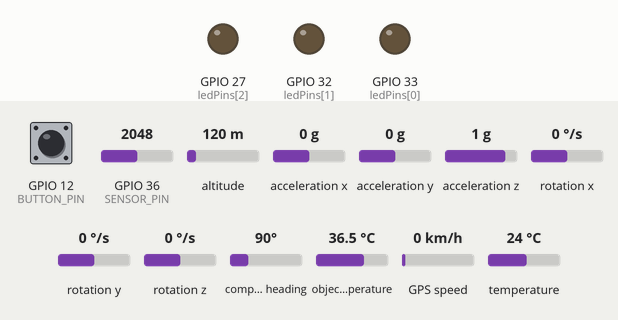
The sketch below on a simulated ESP32. On the bench: output pins drawn as LEDs (lit = HIGH). Dashed ring = blinking. The test bench sets the inputs (shaded band); at power-on: GPIO 12 (BUTTON_PIN) HIGH, GPIO 36 (SENSOR_PIN) = 2048, altitude 120 m, acceleration x 0 g, acceleration y 0 g, acceleration z 1 g, rotation x 0 °/s, rotation y 0 °/s, rotation z 0 °/s, compass heading 90°, object temperature 36.5 °C, GPS speed 0 km/h, temperature 24 °C. Storage starts empty; random numbers use the default seed unless the sketch sets one; the GPS gets a fix after 3 s at 37.7749, -122.4194 with 8 satellites; what the sketch prints to the serial monitor is not drawn.

Above: at 1.2 s.
1.3 s: GPIO 12 (BUTTON_PIN) pulled LOW for 0.15 s
At 2.21 s:
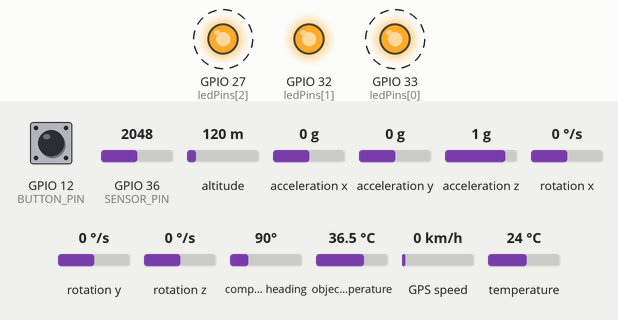
4.8 s: GPIO 12 (BUTTON_PIN) pulled LOW for 1 s
At 5.3 s:
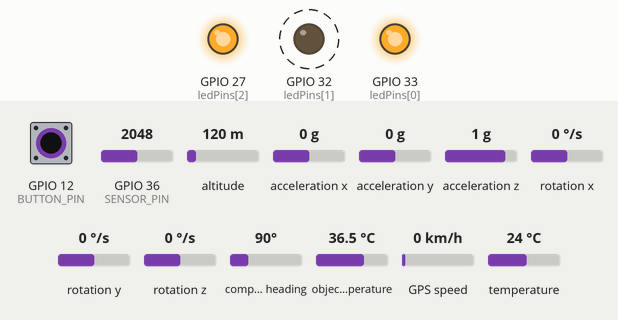
9.4 s: GPIO 12 (BUTTON_PIN) pulled LOW for 3.2 s
At 15.7 s:
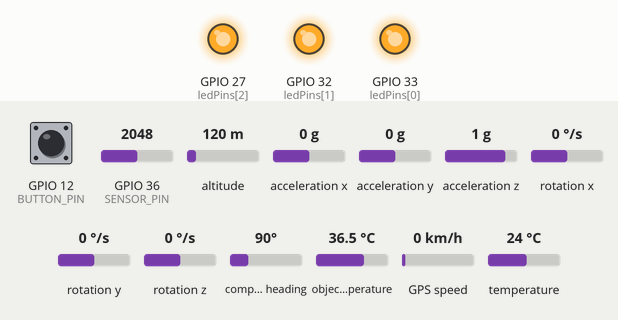
Timing chart, 0 to 17.2 s (numbered marks = the images above; inputs shaded):
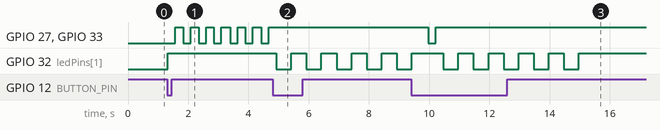

Measured:
- after the input at 1.3 s, GPIO 27 (ledPins[2]), GPIO 33 (ledPins[0]): alternates HIGH for 0.26 s and LOW for 0.25 s, starting after 0.28 s; GPIO 32 (ledPins[1]): LOW → HIGH at once
- after the input at 4.8 s, GPIO 32 (ledPins[1]): alternates HIGH for 0.50 s and LOW for 0.50 s, starting after 0.12 s
- after the input at 9.4 s, GPIO 27 (ledPins[2]), GPIO 33 (ledPins[0]): HIGH → LOW after 0.57 s, → HIGH 0.25 s later

The sketch:

sketch_dec6b.ino
```cpp
#include <Wire.h>
#include <SD_MMC.h>
#include <HardwareSerial.h>
#include <Adafruit_MPU6050.h>
#include <Adafruit_Sensor.h>
#include <TinyGPS++.h>
#include <Adafruit_MLX90614.h>

// Pinos do LED RGB e botão
const byte ledPins[] = {33, 32, 27}; // Red, Green, Blue
#define BUTTON_PIN 12

// Configuração do MPU6050
#define SDA_PIN 21
#define SCL_PIN 22
Adafruit_MPU6050 mpu;

// Configuração do GPS
#define GPS_RX 25 // RX do GPS conectado ao GPIO25 (TX da ESP32)
#define GPS_TX 26 // TX do GPS conectado ao GPIO26 (RX da ESP32)
HardwareSerial GPS(2); // UART2 para comunicação com o GPS
TinyGPSPlus gps;

// Configuração do sensor de temperatura corporal
#define TEMP_SDA 4
#define TEMP_SCL 16
Adafruit_MLX90614 mlx = Adafruit_MLX90614();

// Configuração do sensor de batimentos cardíacos
#define SENSOR_PIN 36 // Pino conectado ao AO do XD-58C

// Variáveis de controle
bool isCollecting = false; // Estado da coleta
unsigned long lastDebounceTime = 0;
const unsigned long debounceDelay = 300;
unsigned long lastCollectionTime = 0;
const unsigned long collectionInterval = 1000; // Intervalo de 1 segundo

// Arquivo no SD Card
String unifiedFileName;

// Função para ajustar a cor do LED RGB
void setColor(byte r, byte g, byte b) {
  analogWrite(ledPins[0], 255 - r); // Vermelho
  analogWrite(ledPins[1], 255 - g); // Verde
  analogWrite(ledPins[2], 255 - b); // Azul
}

void setup() {
  // Configuração inicial do LED RGB
  for (int i = 0; i < 3; i++) {
    pinMode(ledPins[i], OUTPUT);
    analogWrite(ledPins[i], 0); // Apagar LEDs
  }

  // Configuração do botão
  pinMode(BUTTON_PIN, INPUT_PULLUP);

  // Inicializar Serial
  Serial.begin(115200);

  // Inicializar MPU6050
  Wire.begin(SDA_PIN, SCL_PIN);
  if (!mpu.begin()) {
    Serial.println("Erro ao inicializar MPU6050!");
  } else {
    Serial.println("MPU6050 inicializado com sucesso!");
  }

  // Inicializar GPS
  GPS.begin(9600, SERIAL_8N1, GPS_RX, GPS_TX);

  // Configurar I2C para o sensor de temperatura corporal
  Wire.begin(TEMP_SDA, TEMP_SCL);
  if (!mlx.begin()) {
    Serial.println("Erro ao inicializar sensor de temperatura!");
  } else {
    Serial.println("Sensor de temperatura inicializado com sucesso!");
  }

  // Configurar sensor de batimentos cardíacos
  pinMode(SENSOR_PIN, INPUT);

  // Inicializar SD Card
  if (!SD_MMC.begin("/sdcard", true)) {
    Serial.println("Erro ao inicializar SD Card!");
    while (1); // Travar se SD falhar
  } else {
    Serial.println("SD Card inicializado com sucesso!");
  }

  Serial.println("Sistema inicializado.");
}

void loop() {
  // Controle do botão com debounce
  if (digitalRead(BUTTON_PIN) == LOW && millis() - lastDebounceTime > debounceDelay) {
    isCollecting = !isCollecting; // Alternar estado da coleta
    lastDebounceTime = millis();

    if (isCollecting) {
      // Gerar o ID para o arquivo unificado
      unifiedFileName = "/data_" + generateID() + ".csv";

      // Criar arquivo e adicionar cabeçalho
      createCSV(unifiedFileName, "Time(ms),Accel_X,Accel_Y,Accel_Z,Gyro_X,Gyro_Y,Gyro_Z,Temp_C,Latitude,Longitude,Altitude,Speed,UTC_Time,Date,Sats,Direction,Temperatura_Corporal,BPM");

      Serial.println("Coleta iniciada.");
    } else {
      // Finalizar a coleta e verificar se o arquivo foi salvo
      if (SD_MMC.exists(unifiedFileName.c_str())) {
        blinkLED(0, 255, 0, 5); // LED Verde pisca 5 vezes
        Serial.println("Arquivo salvo com sucesso.");
      } else {
        blinkLED(255, 0, 0, 5); // LED Vermelho pisca 5 vezes
        Serial.println("Erro ao salvar arquivo.");
      }
    }
  }

  // Executar a coleta de dados se estiver ativa
  if (isCollecting && millis() - lastCollectionTime >= collectionInterval) {
    lastCollectionTime = millis();
    collectUnifiedData();
  }

  // **Piscar LED Rosa durante a coleta**
  if (isCollecting) {
    blinkDuringCollection();
  }

  // Processar dados do GPS continuamente
  while (GPS.available()) {
    gps.encode(GPS.read());
  }
}

// Função para gerar um ID aleatório de 5 caracteres
String generateID() {
  String id = "";
  for (int i = 0; i < 5; i++) {
    char c = random(0, 2) ? random('A', 'Z' + 1) : random('0', '9' + 1);
    id += c;
  }
  return id;
}

// Função para criar um arquivo CSV com cabeçalho
void createCSV(String fileName, String header) {
  File file = SD_MMC.open(fileName.c_str(), FILE_WRITE);
  if (file) {
    file.println(header);
    file.close();
  } else {
    Serial.println("Erro ao criar arquivo: " + fileName);
  }
}

// Função para coletar dados unificados de todos os módulos
void collectUnifiedData() {
  String data = String(millis()) + ",";

  // Coletar dados do MPU6050
  Wire.begin(21, 22);
  sensors_event_t a, g, temp;
  if (mpu.getEvent(&a, &g, &temp)) {
    data += String(a.acceleration.x) + "," + String(a.acceleration.y) + "," + String(a.acceleration.z) + "," +
            String(g.gyro.x) + "," + String(g.gyro.y) + "," + String(g.gyro.z) + "," +
            String(temp.temperature) + ",";
  } else {
    data += ",,,,,,,";
  }


  // Coletar dados do GPS
  if (gps.location.isValid()) {
    data += String(gps.location.lat(), 6) + "," + String(gps.location.lng(), 6) + ",";
  } else {
    data += ",,";
  }
  data += gps.altitude.isValid() ? String(gps.altitude.meters()) + "," : ",";
  data += gps.speed.isValid() ? String(gps.speed.kmph()) + "," : ",";
  data += gps.time.isValid() ? String(gps.time.hour()) + ":" + String(gps.time.minute()) + ":" + String(gps.time.second()) + "," : ",";
  data += gps.date.isValid() ? String(gps.date.value()) + "," : ",";
  data += gps.satellites.isValid() ? String(gps.satellites.value()) + "," : ",";
  data += gps.course.isValid() ? String(gps.course.deg()) : ",";

  // Coletar temperatura corporal
  Wire.begin(13, 15);
  float tempC = mlx.readObjectTempC();
  if (!isnan(tempC)) {
    data += String(tempC) + ",";
  } else {
    data += ",";
  }

  // Coletar batimentos cardíacos
  int sensorValue = analogRead(SENSOR_PIN);
  int bpm = map(sensorValue, 500, 3500, 40, 80);
  data += String(bpm);

  // Salvar dados no CSV
  appendToFile(unifiedFileName, data);
}

// Função para gravar dados no arquivo CSV
void appendToFile(String fileName, String data) {
  File file = SD_MMC.open(fileName.c_str(), FILE_APPEND);
  if (file) {
    file.println(data);
    file.close();
    Serial.println("Dados gravados: " + data);
  } else {
    Serial.println("Erro ao gravar no arquivo: " + fileName);
  }
}

// Função para piscar o LED RGB durante a coleta
void blinkDuringCollection() {
  setColor(255, 0, 255); // Rosa
  delay(250);
  setColor(0, 0, 0); // Apagar
  delay(250);
}

// Função para piscar o LED RGB um número específico de vezes
void blinkLED(byte r, byte g, byte b, int times) {
  for (int i = 0; i < times; i++) {
    setColor(r, g, b);
    delay(500);
    setColor(0, 0, 0);
    delay(500);
  }
}
```
